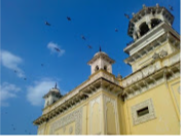
#> input picture Image Processing in OpenCV/Histograms in OpenCV/Find, Plot, Analyze !!!/home.png, 181 x 136 px
$ python enumColor.py
#> lines starting #> are read from the running program, lines starting #| are printed output that depends on the picture
import numpy as np
import cv2 as cv
from matplotlib import pyplot as plt

if __name__ == "__main__":

    img = cv.imread('home.png')
#> img is the input picture: shape (136, 181, 3); mean B, G, R 142.6, 125.5, 93.6
    color = ('b','g','r')
    for i,col in enumerate(color):
        histr = cv.calcHist([img],[i],None,[256],[0,256])
        plt.plot(histr,color = col)
        plt.xlim([0,256])
    plt.show()
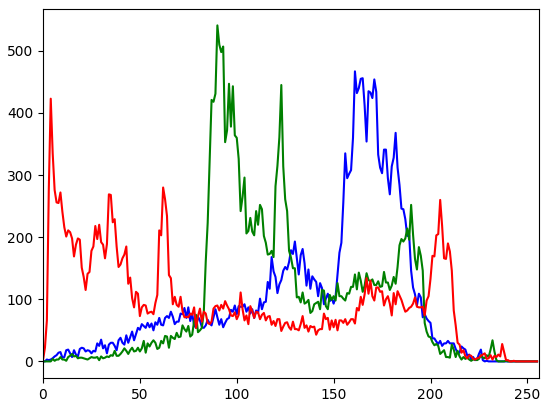
#> figure drawn by matplotlib, 1 panel; curve peaks at x = 161, y = 467; curve peaks at x = 90, y = 541; curve peaks at x = 4, y = 423
